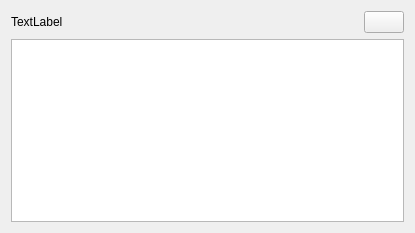
<?xml version="1.0" encoding="UTF-8"?>
<ui version="4.0">
 <class>AlarmPopDialog</class>
 <widget class="QWidget" name="AlarmPopDialog">
  <property name="geometry">
   <rect>
    <x>0</x>
    <y>0</y>
    <width>415</width>
    <height>233</height>
   </rect>
  </property>
  <property name="windowTitle">
   <string>Form</string>
  </property>
  <layout class="QVBoxLayout" name="verticalLayout">
   <item>
    <layout class="QHBoxLayout" name="horizontalLayout_2">
     <item>
      <widget class="QLabel" name="labelTitle">
       <property name="text">
        <string notr="true">TextLabel</string>
       </property>
      </widget>
     </item>
     <item>
      <spacer name="horizontalSpacer">
       <property name="orientation">
        <enum>Qt::Horizontal</enum>
       </property>
       <property name="sizeHint" stdset="0">
        <size>
         <width>40</width>
         <height>20</height>
        </size>
       </property>
      </spacer>
     </item>
     <item>
      <widget class="QPushButton" name="pushButtonClear">
       <property name="text">
        <string notr="true"/>
       </property>
      </widget>
     </item>
    </layout>
   </item>
   <item>
    <widget class="QListWidget" name="listWidget"/>
   </item>
  </layout>
 </widget>
 <resources/>
 <connections/>
</ui>
